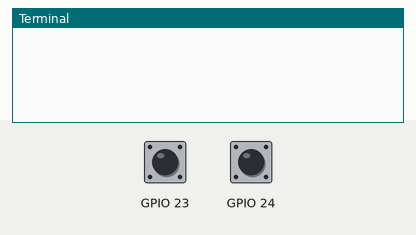
Bench run of a program on a simulated Raspberry Pi (BCM pin numbers). Shown: the last lines printed to the terminal. Inputs (shaded band) come from the test bench; at power-on: GPIO 23 LOW, GPIO 24 HIGH.

Above: at 1.2 s.
1.3 s: GPIO 23 pulled HIGH for 0.15 s
At 1.8 s:
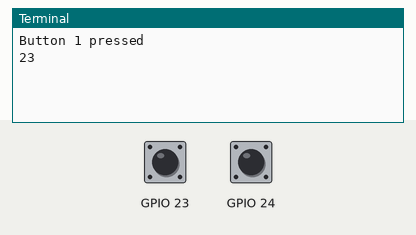
2.9 s: GPIO 24 pulled LOW for 0.15 s
At 4.3 s:
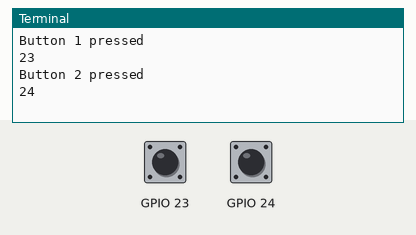

The program:

buttonsEventCallback.py
```python
import RPi.GPIO as GPIO

def callbackButton1(channel):
	print "Button 1 pressed"
	print channel


def callbackButton2(channel):
	print "Button 2 pressed"
	print channel


# Start of program

GPIO.setmode(GPIO.BCM)

GPIO.setup(23, GPIO.IN, pull_up_down = GPIO.PUD_DOWN)
GPIO.setup(24, GPIO.IN, pull_up_down = GPIO.PUD_UP)


GPIO.add_event_detect(23, GPIO.RISING, callback=callbackButton1, bouncetime=200)

GPIO.add_event_detect(24, GPIO.FALLING, callback=callbackButton2, bouncetime=200)

while True:
	n = 1

GPIO.cleanup()
```

Measured:
- after the input at 1.3 s, the terminal: prints a new line at once (image 1)
- after the input at 2.9 s, the terminal: prints a new line at once (image 2)
